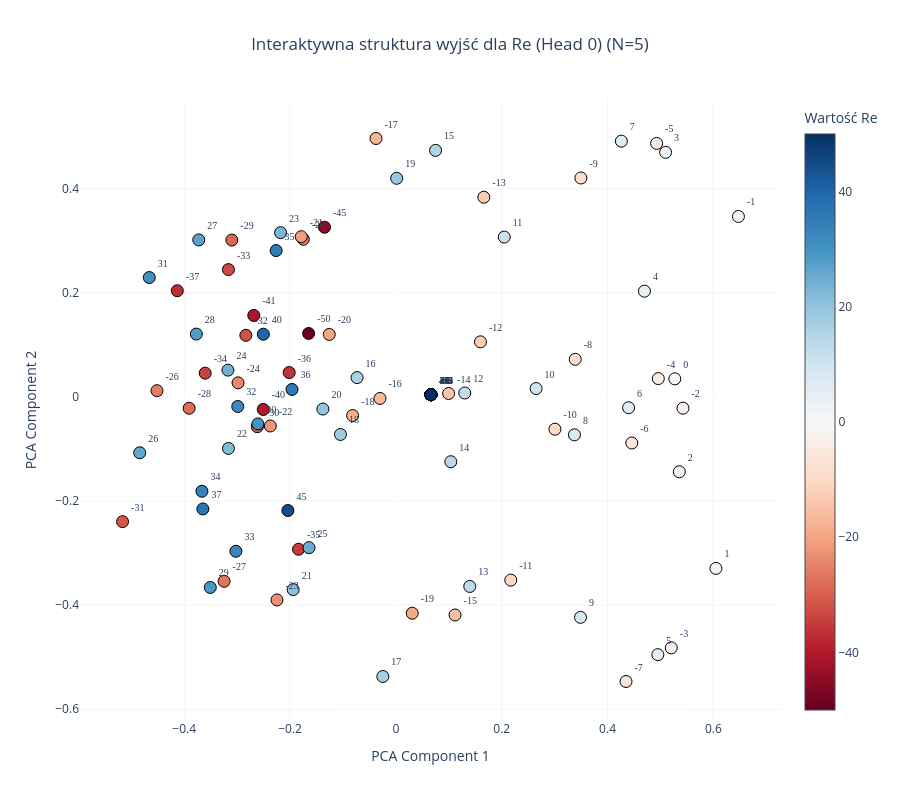
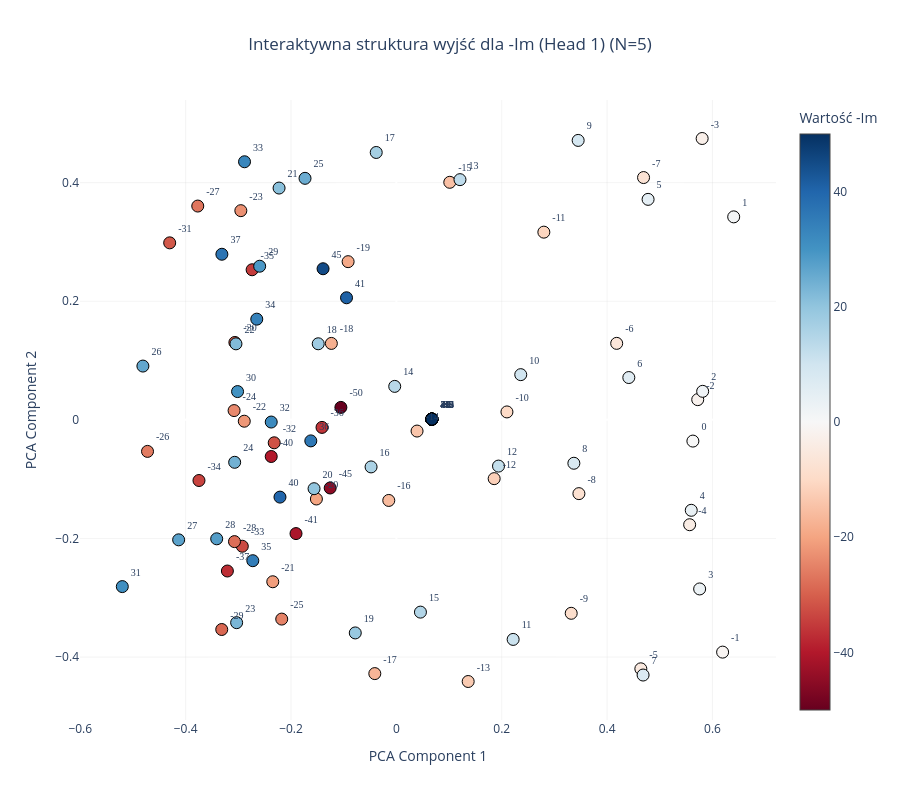
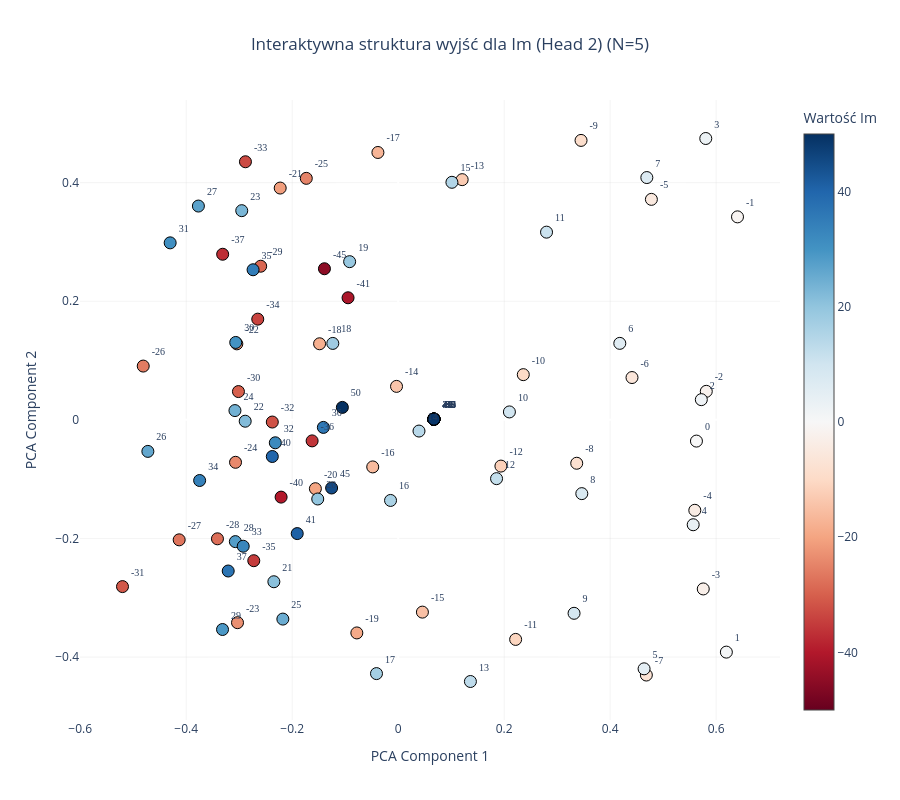
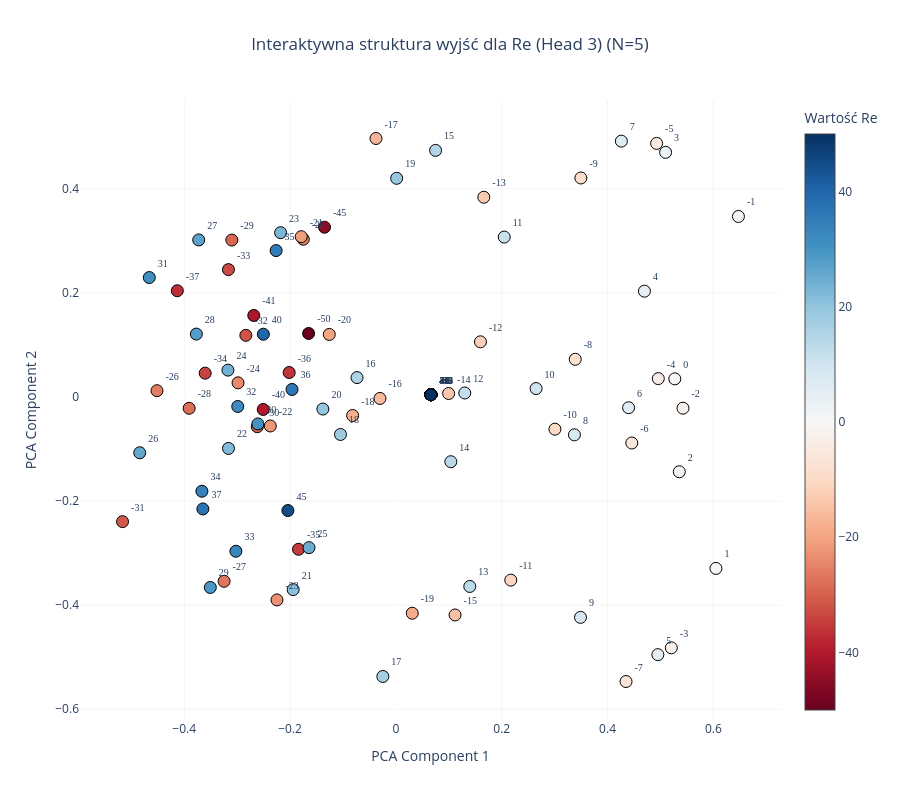

The notebook cell saved with these charts, in order:
### Code cell
# Wizualizacja pierwszej głowicy rzeczywistej (Head 0)
plot_output_head_plotly(model, N=N, head_idx=0)

plot_output_head_plotly(model, N=N, head_idx=1)

# Wizualizacja głowicy urojonej (Head 2)
plot_output_head_plotly(model, N=N, head_idx=2)

plot_output_head_plotly(model, N=N, head_idx=3)

### Figure 1 — Plotly figure (JSON) as saved in the notebook; plotly's stock layout.template omitted (floating-point values rounded to 4 significant figures)
{"data": [{"hoverinfo": "text", "hovertext": ["Token ID: 0<br>Wartość algebraiczna: -50", "Token ID: 1<br>Wartość algebraiczna: -49", "Token ID: 2<br>Wartość algebraiczna: -48", "Token ID: 3<br>Wartość algebraiczna: -47", "Token ID: 4<br>Wartość algebraiczna: -46", "Token ID: 5<br>Wartość algebraiczna: -45", "Token ID: 6<br>Wartość algebraiczna: -44", "Token ID: 7<br>Wartość algebraiczna: -43", "Token ID: 8<br>Wartość algebraiczna: -42", "Token ID: 9<br>Wartość algebraiczna: -41", "Token ID: 10<br>Wartość algebraiczna: -40", "Token ID: 11<br>Wartość algebraiczna: -39", "Token ID: 12<br>Wartość algebraiczna: -38", "Token ID: 13<br>Wartość algebraiczna: -37", "Token ID: 14<br>Wartość algebraiczna: -36", "Token ID: 15<br>Wartość algebraiczna: -35", "Token ID: 16<br>Wartość algebraiczna: -34", "Token ID: 17<br>Wartość algebraiczna: -33", "Token ID: 18<br>Wartość algebraiczna: -32", "Token ID: 19<br>Wartość algebraiczna: -31", "Token ID: 20<br>Wartość algebraiczna: -30", "Token ID: 21<br>Wartość algebraiczna: -29", "Token ID: 22<br>Wartość algebraiczna: -28", "Token ID: 23<br>Wartość algebraiczna: -27", "Token ID: 24<br>Wartość algebraiczna: -26", "Token ID: 25<br>Wartość algebraiczna: -25", "Token ID: 26<br>Wartość algebraiczna: -24", "Token ID: 27<br>Wartość algebraiczna: -23", "Token ID: 28<br>Wartość algebraiczna: -22", "Token ID: 29<br>Wartość algebraiczna: -21", "Token ID: 30<br>Wartość algebraiczna: -20", "Token ID: 31<br>Wartość algebraiczna: -19", "Token ID: 32<br>Wartość algebraiczna: -18", "Token ID: 33<br>Wartość algebraiczna: -17", "Token ID: 34<br>Wartość algebraiczna: -16", "Token ID: 35<br>Wartość algebraiczna: -15", "Token ID: 36<br>Wartość algebraiczna: -14", "Token ID: 37<br>Wartość algebraiczna: -13", "Token ID: 38<br>Wartość algebraiczna: -12", "Token ID: 39<br>Wartość algebraiczna: -11", "Token ID: 40<br>Wartość algebraiczna: -10", "Token ID: 41<br>Wartość algebraiczna: -9", "Token ID: 42<br>Wartość algebraiczna: -8", "Token ID: 43<br>Wartość algebraiczna: -7", "Token ID: 44<br>Wartość algebraiczna: -6", "Token ID: 45<br>Wartość algebraiczna: -5", "Token ID: 46<br>Wartość algebraiczna: -4", "Token ID: 47<br>Wartość algebraiczna: -3", "Token ID: 48<br>Wartość algebraiczna: -2", "Token ID: 49<br>Wartość algebraiczna: -1", "Token ID: 50<br>Wartość algebraiczna: 0", "Token ID: 51<br>Wartość algebraiczna: 1", "Token ID: 52<br>Wartość algebraiczna: 2", "Token ID: 53<br>Wartość algebraiczna: 3", "Token ID: 54<br>Wartość algebraiczna: 4", "Token ID: 55<br>Wartość algebraiczna: 5", "Token ID: 56<br>Wartość algebraiczna: 6", "Token ID: 57<br>Wartość algebraiczna: 7", "Token ID: 58<br>Wartość algebraiczna: 8", "Token ID: 59<br>Wartość algebraiczna: 9", "Token ID: 60<br>Wartość algebraiczna: 10", "Token ID: 61<br>Wartość algebraiczna: 11", "Token ID: 62<br>Wartość algebraiczna: 12", "Token ID: 63<br>Wartość algebraiczna: 13", "Token ID: 64<br>Wartość algebraiczna: 14", "Token ID: 65<br>Wartość algebraiczna: 15", "Token ID: 66<br>Wartość algebraiczna: 16", "Token ID: 67<br>Wartość algebraiczna: 17", "Token ID: 68<br>Wartość algebraiczna: 18", "Token ID: 69<br>Wartość algebraiczna: 19", "Token ID: 70<br>Wartość algebraiczna: 20", "Token ID: 71<br>Wartość algebraiczna: 21", "Token ID: 72<br>Wartość algebraiczna: 22", "Token ID: 73<br>Wartość algebraiczna: 23", "Token ID: 74<br>Wartość algebraiczna: 24", "Token ID: 75<br>Wartość algebraiczna: 25", "Token ID: 76<br>Wartość algebraiczna: 26", "Token ID: 77<br>Wartość algebraiczna: 27", "Token ID: 78<br>Wartość algebraiczna: 28", "Token ID: 79<br>Wartość algebraiczna: 29", "Token ID: 80<br>Wartość algebraiczna: 30", "Token ID: 81<br>Wartość algebraiczna: 31", "Token ID: 82<br>Wartość algebraiczna: 32", "Token ID: 83<br>Wartość algebraiczna: 33", "Token ID: 84<br>Wartość algebraiczna: 34", "Token ID: 85<br>Wartość algebraiczna: 35", "Token ID: 86<br>Wartość algebraiczna: 36", "Token ID: 87<br>Wartość algebraiczna: 37", "Token ID: 88<br>Wartość algebraiczna: 38", "Token ID: 89<br>Wartość algebraiczna: 39", "Token ID: 90<br>Wartość algebraiczna: 40", "Token ID: 91<br>Wartość algebraiczna: 41", "Token ID: 92<br>Wartość algebraiczna: 42", "Token ID: 93<br>Wartość algebraiczna: 43", "Token ID: 94<br>Wartość algebraiczna: 44", "Token ID: 95<br>Wartość algebraiczna: 45", "Token ID: 96<br>Wartość algebraiczna: 46", "Token ID: 97<br>Wartość algebraiczna: 47", "Token ID: 98<br>Wartość algebraiczna: 48", "Token ID: 99<br>Wartość algebraiczna: 49", "Token ID: 100<br>Wartość algebraiczna: 50"], "marker": {"color": [-50, -49, -48, -47, -46, -45, -44, -43, -42, -41, -40, -39, -38, -37, -36, -35, -34, -33, -32, -31, -30, -29, -28, -27, -26, -25, -24, -23, -22, -21, -20, -19, -18, -17, -16, -15, -14, -13, -12, -11, -10, -9, -8, -7, -6, -5, -4, -3, -2, -1, 0, 1, 2, 3, 4, 5, 6, 7, 8, 9, 10, 11, 12, 13, 14, 15, 16, 17, 18, 19, 20, 21, 22, 23, 24, 25, 26, 27, 28, 29, 30, 31, 32, 33, 34, 35, 36, 37, 38, 39, 40, 41, 42, 43, 44, 45, 46, 47, 48, 49, 50], "colorbar": {"title": {"text": "Wartość Re"}}, "colorscale": [[0, "rgb(103,0,31)"], [0.1, "rgb(178,24,43)"], [0.2, "rgb(214,96,77)"], [0.3, "rgb(244,165,130)"], [0.4, "rgb(253,219,199)"], [0.5, "rgb(247,247,247)"], [0.6, "rgb(209,229,240)"], [0.7, "rgb(146,197,222)"], [0.8, "rgb(67,147,195)"], [0.9, "rgb(33,102,172)"], [1, "rgb(5,48,97)"]], "line": {"color": "Black", "width": 1}, "showscale": true, "size": 12}, "mode": "markers+text", "text": ["-50", "-49", "-48", "-47", "-46", "-45", "-44", "-43", "-42", "-41", "-40", "-39", "-38", "-37", "-36", "-35", "-34", "-33", "-32", "-31", "-30", "-29", "-28", "-27", "-26", "-25", "-24", "-23", "-22", "-21", "-20", "-19", "-18", "-17", "-16", "-15", "-14", "-13", "-12", "-11", "-10", "-9", "-8", "-7", "-6", "-5", "-4", "-3", "-2", "-1", "0", "1", "2", "3", "4", "5", "6", "7", "8", "9", "10", "11", "12", "13", "14", "15", "16", "17", "18", "19", "20", "21", "22", "23", "24", "25", "26", "27", "28", "29", "30", "31", "32", "33", "34", "35", "36", "37", "38", "39", "40", "41", "42", "43", "44", "45", "46", "47", "48", "49", "50"], "textfont": {"family": "Arial Black", "size": 10}, "textposition": "top right", "type": "scatter", "x": [-0.1649, 0.06623, 0.06623, 0.06623, 0.06623, -0.1348, 0.06623, 0.06623, 0.06623, -0.2685, -0.2506, 0.06623, 0.06623, -0.413, -0.2016, -0.184, -0.3604, -0.3164, -0.2835, -0.5165, -0.2618, -0.31, -0.3906, -0.3246, -0.4514, -0.175, -0.2983, -0.2247, -0.2373, -0.1788, -0.1259, 0.03098, -0.0817, -0.03757, -0.03008, 0.1118, 0.09966, 0.1662, 0.1598, 0.2171, 0.3005, 0.3496, 0.3389, 0.4349, 0.4458, 0.4927, 0.4959, 0.5204, 0.5425, 0.6473, 0.5271, 0.6048, 0.5356, 0.5097, 0.4697, 0.495, 0.4397, 0.4261, 0.3374, 0.3489, 0.265, 0.2048, 0.1302, 0.1396, 0.1038, 0.07502, -0.07339, -0.02461, -0.1047, 0.001537, -0.1379, -0.1941, -0.3163, -0.2179, -0.3173, -0.1642, -0.484, -0.3725, -0.377, -0.3507, -0.2608, -0.466, -0.2988, -0.3023, -0.3665, -0.2263, -0.1963, -0.3647, 0.06623, 0.06623, -0.2504, 0.06623, 0.06623, 0.06623, 0.06623, -0.2041, 0.06623, 0.06623, 0.06623, 0.06623, 0.06623], "y": [0.122, 0.004391, 0.004391, 0.004391, 0.004391, 0.3262, 0.004391, 0.004391, 0.004391, 0.1567, -0.02397, 0.004391, 0.004391, 0.2041, 0.04701, -0.2926, 0.04579, 0.2447, 0.1185, -0.2395, -0.05712, 0.3015, -0.02171, -0.3541, 0.01207, 0.3031, 0.02715, -0.3899, -0.05572, 0.308, 0.1202, -0.4155, -0.03562, 0.4966, -0.002818, -0.4188, 0.006667, 0.3838, 0.106, -0.3519, -0.06187, 0.4207, 0.0724, -0.5466, -0.08844, 0.4872, 0.03527, -0.482, -0.02152, 0.3468, 0.03484, -0.3294, -0.1437, 0.47, 0.2033, -0.4951, -0.02063, 0.4915, -0.07272, -0.4234, 0.01621, 0.3073, 0.007687, -0.364, -0.1244, 0.4738, 0.03721, -0.537, -0.07206, 0.4201, -0.02321, -0.3701, -0.09886, 0.3157, 0.05156, -0.2895, -0.1072, 0.3018, 0.1208, -0.366, -0.05171, 0.2295, -0.01825, -0.2964, -0.1811, 0.2813, 0.01444, -0.2151, 0.004391, 0.004391, 0.1206, 0.004391, 0.004391, 0.004391, 0.004391, -0.2182, 0.004391, 0.004391, 0.004391, 0.004391, 0.004391]}], "layout": {"height": 800, "paper_bgcolor": "white", "plot_bgcolor": "white", "showlegend": false, "title": {"text": "Interaktywna struktura wyjść dla Re (Head 0) (N=5)", "x": 0.5, "xanchor": "center"}, "width": 900, "xaxis": {"gridcolor": "rgba(200,200,200,0.2)", "title": {"text": "PCA Component 1"}}, "yaxis": {"gridcolor": "rgba(200,200,200,0.2)", "title": {"text": "PCA Component 2"}}}}

### Figure 2 — Plotly figure (JSON) as saved in the notebook; plotly's stock layout.template omitted (floating-point values rounded to 4 significant figures)
{"data": [{"hoverinfo": "text", "hovertext": ["Token ID: 0<br>Wartość algebraiczna: -50", "Token ID: 1<br>Wartość algebraiczna: -49", "Token ID: 2<br>Wartość algebraiczna: -48", "Token ID: 3<br>Wartość algebraiczna: -47", "Token ID: 4<br>Wartość algebraiczna: -46", "Token ID: 5<br>Wartość algebraiczna: -45", "Token ID: 6<br>Wartość algebraiczna: -44", "Token ID: 7<br>Wartość algebraiczna: -43", "Token ID: 8<br>Wartość algebraiczna: -42", "Token ID: 9<br>Wartość algebraiczna: -41", "Token ID: 10<br>Wartość algebraiczna: -40", "Token ID: 11<br>Wartość algebraiczna: -39", "Token ID: 12<br>Wartość algebraiczna: -38", "Token ID: 13<br>Wartość algebraiczna: -37", "Token ID: 14<br>Wartość algebraiczna: -36", "Token ID: 15<br>Wartość algebraiczna: -35", "Token ID: 16<br>Wartość algebraiczna: -34", "Token ID: 17<br>Wartość algebraiczna: -33", "Token ID: 18<br>Wartość algebraiczna: -32", "Token ID: 19<br>Wartość algebraiczna: -31", "Token ID: 20<br>Wartość algebraiczna: -30", "Token ID: 21<br>Wartość algebraiczna: -29", "Token ID: 22<br>Wartość algebraiczna: -28", "Token ID: 23<br>Wartość algebraiczna: -27", "Token ID: 24<br>Wartość algebraiczna: -26", "Token ID: 25<br>Wartość algebraiczna: -25", "Token ID: 26<br>Wartość algebraiczna: -24", "Token ID: 27<br>Wartość algebraiczna: -23", "Token ID: 28<br>Wartość algebraiczna: -22", "Token ID: 29<br>Wartość algebraiczna: -21", "Token ID: 30<br>Wartość algebraiczna: -20", "Token ID: 31<br>Wartość algebraiczna: -19", "Token ID: 32<br>Wartość algebraiczna: -18", "Token ID: 33<br>Wartość algebraiczna: -17", "Token ID: 34<br>Wartość algebraiczna: -16", "Token ID: 35<br>Wartość algebraiczna: -15", "Token ID: 36<br>Wartość algebraiczna: -14", "Token ID: 37<br>Wartość algebraiczna: -13", "Token ID: 38<br>Wartość algebraiczna: -12", "Token ID: 39<br>Wartość algebraiczna: -11", "Token ID: 40<br>Wartość algebraiczna: -10", "Token ID: 41<br>Wartość algebraiczna: -9", "Token ID: 42<br>Wartość algebraiczna: -8", "Token ID: 43<br>Wartość algebraiczna: -7", "Token ID: 44<br>Wartość algebraiczna: -6", "Token ID: 45<br>Wartość algebraiczna: -5", "Token ID: 46<br>Wartość algebraiczna: -4", "Token ID: 47<br>Wartość algebraiczna: -3", "Token ID: 48<br>Wartość algebraiczna: -2", "Token ID: 49<br>Wartość algebraiczna: -1", "Token ID: 50<br>Wartość algebraiczna: 0", "Token ID: 51<br>Wartość algebraiczna: 1", "Token ID: 52<br>Wartość algebraiczna: 2", "Token ID: 53<br>Wartość algebraiczna: 3", "Token ID: 54<br>Wartość algebraiczna: 4", "Token ID: 55<br>Wartość algebraiczna: 5", "Token ID: 56<br>Wartość algebraiczna: 6", "Token ID: 57<br>Wartość algebraiczna: 7", "Token ID: 58<br>Wartość algebraiczna: 8", "Token ID: 59<br>Wartość algebraiczna: 9", "Token ID: 60<br>Wartość algebraiczna: 10", "Token ID: 61<br>Wartość algebraiczna: 11", "Token ID: 62<br>Wartość algebraiczna: 12", "Token ID: 63<br>Wartość algebraiczna: 13", "Token ID: 64<br>Wartość algebraiczna: 14", "Token ID: 65<br>Wartość algebraiczna: 15", "Token ID: 66<br>Wartość algebraiczna: 16", "Token ID: 67<br>Wartość algebraiczna: 17", "Token ID: 68<br>Wartość algebraiczna: 18", "Token ID: 69<br>Wartość algebraiczna: 19", "Token ID: 70<br>Wartość algebraiczna: 20", "Token ID: 71<br>Wartość algebraiczna: 21", "Token ID: 72<br>Wartość algebraiczna: 22", "Token ID: 73<br>Wartość algebraiczna: 23", "Token ID: 74<br>Wartość algebraiczna: 24", "Token ID: 75<br>Wartość algebraiczna: 25", "Token ID: 76<br>Wartość algebraiczna: 26", "Token ID: 77<br>Wartość algebraiczna: 27", "Token ID: 78<br>Wartość algebraiczna: 28", "Token ID: 79<br>Wartość algebraiczna: 29", "Token ID: 80<br>Wartość algebraiczna: 30", "Token ID: 81<br>Wartość algebraiczna: 31", "Token ID: 82<br>Wartość algebraiczna: 32", "Token ID: 83<br>Wartość algebraiczna: 33", "Token ID: 84<br>Wartość algebraiczna: 34", "Token ID: 85<br>Wartość algebraiczna: 35", "Token ID: 86<br>Wartość algebraiczna: 36", "Token ID: 87<br>Wartość algebraiczna: 37", "Token ID: 88<br>Wartość algebraiczna: 38", "Token ID: 89<br>Wartość algebraiczna: 39", "Token ID: 90<br>Wartość algebraiczna: 40", "Token ID: 91<br>Wartość algebraiczna: 41", "Token ID: 92<br>Wartość algebraiczna: 42", "Token ID: 93<br>Wartość algebraiczna: 43", "Token ID: 94<br>Wartość algebraiczna: 44", "Token ID: 95<br>Wartość algebraiczna: 45", "Token ID: 96<br>Wartość algebraiczna: 46", "Token ID: 97<br>Wartość algebraiczna: 47", "Token ID: 98<br>Wartość algebraiczna: 48", "Token ID: 99<br>Wartość algebraiczna: 49", "Token ID: 100<br>Wartość algebraiczna: 50"], "marker": {"color": [-50, -49, -48, -47, -46, -45, -44, -43, -42, -41, -40, -39, -38, -37, -36, -35, -34, -33, -32, -31, -30, -29, -28, -27, -26, -25, -24, -23, -22, -21, -20, -19, -18, -17, -16, -15, -14, -13, -12, -11, -10, -9, -8, -7, -6, -5, -4, -3, -2, -1, 0, 1, 2, 3, 4, 5, 6, 7, 8, 9, 10, 11, 12, 13, 14, 15, 16, 17, 18, 19, 20, 21, 22, 23, 24, 25, 26, 27, 28, 29, 30, 31, 32, 33, 34, 35, 36, 37, 38, 39, 40, 41, 42, 43, 44, 45, 46, 47, 48, 49, 50], "colorbar": {"title": {"text": "Wartość -Im"}}, "colorscale": [[0, "rgb(103,0,31)"], [0.1, "rgb(178,24,43)"], [0.2, "rgb(214,96,77)"], [0.3, "rgb(244,165,130)"], [0.4, "rgb(253,219,199)"], [0.5, "rgb(247,247,247)"], [0.6, "rgb(209,229,240)"], [0.7, "rgb(146,197,222)"], [0.8, "rgb(67,147,195)"], [0.9, "rgb(33,102,172)"], [1, "rgb(5,48,97)"]], "line": {"color": "Black", "width": 1}, "showscale": true, "size": 12}, "mode": "markers+text", "text": ["-50", "-49", "-48", "-47", "-46", "-45", "-44", "-43", "-42", "-41", "-40", "-39", "-38", "-37", "-36", "-35", "-34", "-33", "-32", "-31", "-30", "-29", "-28", "-27", "-26", "-25", "-24", "-23", "-22", "-21", "-20", "-19", "-18", "-17", "-16", "-15", "-14", "-13", "-12", "-11", "-10", "-9", "-8", "-7", "-6", "-5", "-4", "-3", "-2", "-1", "0", "1", "2", "3", "4", "5", "6", "7", "8", "9", "10", "11", "12", "13", "14", "15", "16", "17", "18", "19", "20", "21", "22", "23", "24", "25", "26", "27", "28", "29", "30", "31", "32", "33", "34", "35", "36", "37", "38", "39", "40", "41", "42", "43", "44", "45", "46", "47", "48", "49", "50"], "textfont": {"family": "Arial Black", "size": 10}, "textposition": "top right", "type": "scatter", "x": [-0.1054, 0.06739, 0.06739, 0.06739, 0.06739, -0.1257, 0.06739, 0.06739, 0.06739, -0.1905, -0.2376, 0.06739, 0.06739, -0.3208, -0.1412, -0.2739, -0.3747, -0.2925, -0.2319, -0.4303, -0.3066, -0.3315, -0.3073, -0.377, -0.4724, -0.2177, -0.3081, -0.2952, -0.2887, -0.2346, -0.1518, -0.09163, -0.1234, -0.04096, -0.01445, 0.1013, 0.03922, 0.1363, 0.1856, 0.2799, 0.2098, 0.3318, 0.3465, 0.4692, 0.4182, 0.464, 0.5566, 0.5804, 0.572, 0.6192, 0.5628, 0.6403, 0.5814, 0.5756, 0.5597, 0.4778, 0.4412, 0.4683, 0.3369, 0.345, 0.2361, 0.2216, 0.1938, 0.1207, -0.003166, 0.04568, -0.04806, -0.03826, -0.1484, -0.07805, -0.1563, -0.2227, -0.3045, -0.3032, -0.307, -0.1734, -0.4811, -0.4133, -0.3411, -0.2595, -0.3015, -0.5203, -0.2376, -0.2883, -0.265, -0.2726, -0.1624, -0.3312, 0.06739, 0.06739, -0.221, -0.09463, 0.06739, 0.06739, 0.06739, -0.1392, 0.06739, 0.06739, 0.06739, 0.06739, 0.06739], "y": [0.02101, 0.001216, 0.001216, 0.001216, 0.001216, -0.1149, 0.001216, 0.001216, 0.001216, -0.1918, -0.0618, 0.001216, 0.001216, -0.2549, -0.01272, 0.2531, -0.1023, -0.2131, -0.03868, 0.2985, 0.1305, -0.3535, -0.2053, 0.3605, -0.05317, -0.336, 0.01563, 0.3527, -0.002285, -0.273, -0.1335, 0.2667, 0.1289, -0.4279, -0.1359, 0.4006, -0.0189, -0.4412, -0.09915, 0.3165, 0.01337, -0.3262, -0.1244, 0.4086, 0.129, -0.4198, -0.1769, 0.4744, 0.03408, -0.3917, -0.03581, 0.3423, 0.0481, -0.2852, -0.1525, 0.3718, 0.07135, -0.4303, -0.07319, 0.4712, 0.07623, -0.3702, -0.07795, 0.4051, 0.05645, -0.3242, -0.07937, 0.4509, 0.1283, -0.3593, -0.1161, 0.3909, 0.1282, -0.342, -0.07158, 0.4073, 0.0907, -0.2023, -0.2006, 0.2591, 0.04769, -0.2812, -0.003693, 0.4352, 0.1698, -0.2375, -0.03547, 0.2793, 0.001216, 0.001216, -0.1303, 0.2059, 0.001216, 0.001216, 0.001216, 0.2548, 0.001216, 0.001216, 0.001216, 0.001216, 0.001216]}], "layout": {"height": 800, "paper_bgcolor": "white", "plot_bgcolor": "white", "showlegend": false, "title": {"text": "Interaktywna struktura wyjść dla -Im (Head 1) (N=5)", "x": 0.5, "xanchor": "center"}, "width": 900, "xaxis": {"gridcolor": "rgba(200,200,200,0.2)", "title": {"text": "PCA Component 1"}}, "yaxis": {"gridcolor": "rgba(200,200,200,0.2)", "title": {"text": "PCA Component 2"}}}}

### Figure 3 — Plotly figure (JSON) as saved in the notebook; plotly's stock layout.template omitted (floating-point values rounded to 4 significant figures)
{"data": [{"hoverinfo": "text", "hovertext": ["Token ID: 0<br>Wartość algebraiczna: -50", "Token ID: 1<br>Wartość algebraiczna: -49", "Token ID: 2<br>Wartość algebraiczna: -48", "Token ID: 3<br>Wartość algebraiczna: -47", "Token ID: 4<br>Wartość algebraiczna: -46", "Token ID: 5<br>Wartość algebraiczna: -45", "Token ID: 6<br>Wartość algebraiczna: -44", "Token ID: 7<br>Wartość algebraiczna: -43", "Token ID: 8<br>Wartość algebraiczna: -42", "Token ID: 9<br>Wartość algebraiczna: -41", "Token ID: 10<br>Wartość algebraiczna: -40", "Token ID: 11<br>Wartość algebraiczna: -39", "Token ID: 12<br>Wartość algebraiczna: -38", "Token ID: 13<br>Wartość algebraiczna: -37", "Token ID: 14<br>Wartość algebraiczna: -36", "Token ID: 15<br>Wartość algebraiczna: -35", "Token ID: 16<br>Wartość algebraiczna: -34", "Token ID: 17<br>Wartość algebraiczna: -33", "Token ID: 18<br>Wartość algebraiczna: -32", "Token ID: 19<br>Wartość algebraiczna: -31", "Token ID: 20<br>Wartość algebraiczna: -30", "Token ID: 21<br>Wartość algebraiczna: -29", "Token ID: 22<br>Wartość algebraiczna: -28", "Token ID: 23<br>Wartość algebraiczna: -27", "Token ID: 24<br>Wartość algebraiczna: -26", "Token ID: 25<br>Wartość algebraiczna: -25", "Token ID: 26<br>Wartość algebraiczna: -24", "Token ID: 27<br>Wartość algebraiczna: -23", "Token ID: 28<br>Wartość algebraiczna: -22", "Token ID: 29<br>Wartość algebraiczna: -21", "Token ID: 30<br>Wartość algebraiczna: -20", "Token ID: 31<br>Wartość algebraiczna: -19", "Token ID: 32<br>Wartość algebraiczna: -18", "Token ID: 33<br>Wartość algebraiczna: -17", "Token ID: 34<br>Wartość algebraiczna: -16", "Token ID: 35<br>Wartość algebraiczna: -15", "Token ID: 36<br>Wartość algebraiczna: -14", "Token ID: 37<br>Wartość algebraiczna: -13", "Token ID: 38<br>Wartość algebraiczna: -12", "Token ID: 39<br>Wartość algebraiczna: -11", "Token ID: 40<br>Wartość algebraiczna: -10", "Token ID: 41<br>Wartość algebraiczna: -9", "Token ID: 42<br>Wartość algebraiczna: -8", "Token ID: 43<br>Wartość algebraiczna: -7", "Token ID: 44<br>Wartość algebraiczna: -6", "Token ID: 45<br>Wartość algebraiczna: -5", "Token ID: 46<br>Wartość algebraiczna: -4", "Token ID: 47<br>Wartość algebraiczna: -3", "Token ID: 48<br>Wartość algebraiczna: -2", "Token ID: 49<br>Wartość algebraiczna: -1", "Token ID: 50<br>Wartość algebraiczna: 0", "Token ID: 51<br>Wartość algebraiczna: 1", "Token ID: 52<br>Wartość algebraiczna: 2", "Token ID: 53<br>Wartość algebraiczna: 3", "Token ID: 54<br>Wartość algebraiczna: 4", "Token ID: 55<br>Wartość algebraiczna: 5", "Token ID: 56<br>Wartość algebraiczna: 6", "Token ID: 57<br>Wartość algebraiczna: 7", "Token ID: 58<br>Wartość algebraiczna: 8", "Token ID: 59<br>Wartość algebraiczna: 9", "Token ID: 60<br>Wartość algebraiczna: 10", "Token ID: 61<br>Wartość algebraiczna: 11", "Token ID: 62<br>Wartość algebraiczna: 12", "Token ID: 63<br>Wartość algebraiczna: 13", "Token ID: 64<br>Wartość algebraiczna: 14", "Token ID: 65<br>Wartość algebraiczna: 15", "Token ID: 66<br>Wartość algebraiczna: 16", "Token ID: 67<br>Wartość algebraiczna: 17", "Token ID: 68<br>Wartość algebraiczna: 18", "Token ID: 69<br>Wartość algebraiczna: 19", "Token ID: 70<br>Wartość algebraiczna: 20", "Token ID: 71<br>Wartość algebraiczna: 21", "Token ID: 72<br>Wartość algebraiczna: 22", "Token ID: 73<br>Wartość algebraiczna: 23", "Token ID: 74<br>Wartość algebraiczna: 24", "Token ID: 75<br>Wartość algebraiczna: 25", "Token ID: 76<br>Wartość algebraiczna: 26", "Token ID: 77<br>Wartość algebraiczna: 27", "Token ID: 78<br>Wartość algebraiczna: 28", "Token ID: 79<br>Wartość algebraiczna: 29", "Token ID: 80<br>Wartość algebraiczna: 30", "Token ID: 81<br>Wartość algebraiczna: 31", "Token ID: 82<br>Wartość algebraiczna: 32", "Token ID: 83<br>Wartość algebraiczna: 33", "Token ID: 84<br>Wartość algebraiczna: 34", "Token ID: 85<br>Wartość algebraiczna: 35", "Token ID: 86<br>Wartość algebraiczna: 36", "Token ID: 87<br>Wartość algebraiczna: 37", "Token ID: 88<br>Wartość algebraiczna: 38", "Token ID: 89<br>Wartość algebraiczna: 39", "Token ID: 90<br>Wartość algebraiczna: 40", "Token ID: 91<br>Wartość algebraiczna: 41", "Token ID: 92<br>Wartość algebraiczna: 42", "Token ID: 93<br>Wartość algebraiczna: 43", "Token ID: 94<br>Wartość algebraiczna: 44", "Token ID: 95<br>Wartość algebraiczna: 45", "Token ID: 96<br>Wartość algebraiczna: 46", "Token ID: 97<br>Wartość algebraiczna: 47", "Token ID: 98<br>Wartość algebraiczna: 48", "Token ID: 99<br>Wartość algebraiczna: 49", "Token ID: 100<br>Wartość algebraiczna: 50"], "marker": {"color": [-50, -49, -48, -47, -46, -45, -44, -43, -42, -41, -40, -39, -38, -37, -36, -35, -34, -33, -32, -31, -30, -29, -28, -27, -26, -25, -24, -23, -22, -21, -20, -19, -18, -17, -16, -15, -14, -13, -12, -11, -10, -9, -8, -7, -6, -5, -4, -3, -2, -1, 0, 1, 2, 3, 4, 5, 6, 7, 8, 9, 10, 11, 12, 13, 14, 15, 16, 17, 18, 19, 20, 21, 22, 23, 24, 25, 26, 27, 28, 29, 30, 31, 32, 33, 34, 35, 36, 37, 38, 39, 40, 41, 42, 43, 44, 45, 46, 47, 48, 49, 50], "colorbar": {"title": {"text": "Wartość Im"}}, "colorscale": [[0, "rgb(103,0,31)"], [0.1, "rgb(178,24,43)"], [0.2, "rgb(214,96,77)"], [0.3, "rgb(244,165,130)"], [0.4, "rgb(253,219,199)"], [0.5, "rgb(247,247,247)"], [0.6, "rgb(209,229,240)"], [0.7, "rgb(146,197,222)"], [0.8, "rgb(67,147,195)"], [0.9, "rgb(33,102,172)"], [1, "rgb(5,48,97)"]], "line": {"color": "Black", "width": 1}, "showscale": true, "size": 12}, "mode": "markers+text", "text": ["-50", "-49", "-48", "-47", "-46", "-45", "-44", "-43", "-42", "-41", "-40", "-39", "-38", "-37", "-36", "-35", "-34", "-33", "-32", "-31", "-30", "-29", "-28", "-27", "-26", "-25", "-24", "-23", "-22", "-21", "-20", "-19", "-18", "-17", "-16", "-15", "-14", "-13", "-12", "-11", "-10", "-9", "-8", "-7", "-6", "-5", "-4", "-3", "-2", "-1", "0", "1", "2", "3", "4", "5", "6", "7", "8", "9", "10", "11", "12", "13", "14", "15", "16", "17", "18", "19", "20", "21", "22", "23", "24", "25", "26", "27", "28", "29", "30", "31", "32", "33", "34", "35", "36", "37", "38", "39", "40", "41", "42", "43", "44", "45", "46", "47", "48", "49", "50"], "textfont": {"family": "Arial Black", "size": 10}, "textposition": "top right", "type": "scatter", "x": [0.06739, 0.06739, 0.06739, 0.06739, 0.06739, -0.1392, 0.06739, 0.06739, 0.06739, -0.09463, -0.221, 0.06739, 0.06739, -0.3312, -0.1624, -0.2726, -0.265, -0.2883, -0.2376, -0.5203, -0.3015, -0.2595, -0.3411, -0.4133, -0.4811, -0.1734, -0.307, -0.3032, -0.3045, -0.2227, -0.1563, -0.07805, -0.1484, -0.03826, -0.04806, 0.04568, -0.003167, 0.1207, 0.1938, 0.2216, 0.2361, 0.345, 0.3369, 0.4683, 0.4412, 0.4778, 0.5597, 0.5756, 0.5814, 0.6403, 0.5628, 0.6192, 0.572, 0.5804, 0.5566, 0.464, 0.4182, 0.4692, 0.3465, 0.3318, 0.2098, 0.2799, 0.1856, 0.1363, 0.03922, 0.1013, -0.01445, -0.04096, -0.1234, -0.09164, -0.1518, -0.2346, -0.2887, -0.2952, -0.3081, -0.2177, -0.4724, -0.377, -0.3073, -0.3315, -0.3066, -0.4303, -0.2319, -0.2925, -0.3747, -0.2739, -0.1412, -0.3208, 0.06739, 0.06739, -0.2376, -0.1905, 0.06739, 0.06739, 0.06739, -0.1257, 0.06739, 0.06739, 0.06739, 0.06739, -0.1054], "y": [0.001216, 0.001216, 0.001216, 0.001216, 0.001216, 0.2548, 0.001216, 0.001216, 0.001216, 0.2059, -0.1303, 0.001216, 0.001216, 0.2793, -0.03547, -0.2375, 0.1698, 0.4352, -0.003695, -0.2812, 0.04769, 0.2591, -0.2006, -0.2023, 0.0907, 0.4073, -0.07158, -0.342, 0.1282, 0.3909, -0.1161, -0.3593, 0.1283, 0.4509, -0.07938, -0.3242, 0.05645, 0.405, -0.07795, -0.3702, 0.07623, 0.4712, -0.07319, -0.4303, 0.07135, 0.3718, -0.1525, -0.2851, 0.0481, 0.3423, -0.03581, -0.3917, 0.03408, 0.4744, -0.1769, -0.4198, 0.129, 0.4086, -0.1244, -0.3262, 0.01337, 0.3165, -0.09915, -0.4412, -0.01891, 0.4006, -0.1359, -0.4279, 0.1289, 0.2667, -0.1335, -0.273, -0.002285, 0.3527, 0.01563, -0.336, -0.05318, 0.3605, -0.2053, -0.3535, 0.1305, 0.2985, -0.03868, -0.2131, -0.1023, 0.2531, -0.01272, -0.2549, 0.001216, 0.001216, -0.0618, -0.1918, 0.001216, 0.001216, 0.001216, -0.1149, 0.001216, 0.001216, 0.001216, 0.001216, 0.02101]}], "layout": {"height": 800, "paper_bgcolor": "white", "plot_bgcolor": "white", "showlegend": false, "title": {"text": "Interaktywna struktura wyjść dla Im (Head 2) (N=5)", "x": 0.5, "xanchor": "center"}, "width": 900, "xaxis": {"gridcolor": "rgba(200,200,200,0.2)", "title": {"text": "PCA Component 1"}}, "yaxis": {"gridcolor": "rgba(200,200,200,0.2)", "title": {"text": "PCA Component 2"}}}}

### Figure 4 — Plotly figure (JSON) as saved in the notebook; plotly's stock layout.template omitted (floating-point values rounded to 4 significant figures)
{"data": [{"hoverinfo": "text", "hovertext": ["Token ID: 0<br>Wartość algebraiczna: -50", "Token ID: 1<br>Wartość algebraiczna: -49", "Token ID: 2<br>Wartość algebraiczna: -48", "Token ID: 3<br>Wartość algebraiczna: -47", "Token ID: 4<br>Wartość algebraiczna: -46", "Token ID: 5<br>Wartość algebraiczna: -45", "Token ID: 6<br>Wartość algebraiczna: -44", "Token ID: 7<br>Wartość algebraiczna: -43", "Token ID: 8<br>Wartość algebraiczna: -42", "Token ID: 9<br>Wartość algebraiczna: -41", "Token ID: 10<br>Wartość algebraiczna: -40", "Token ID: 11<br>Wartość algebraiczna: -39", "Token ID: 12<br>Wartość algebraiczna: -38", "Token ID: 13<br>Wartość algebraiczna: -37", "Token ID: 14<br>Wartość algebraiczna: -36", "Token ID: 15<br>Wartość algebraiczna: -35", "Token ID: 16<br>Wartość algebraiczna: -34", "Token ID: 17<br>Wartość algebraiczna: -33", "Token ID: 18<br>Wartość algebraiczna: -32", "Token ID: 19<br>Wartość algebraiczna: -31", "Token ID: 20<br>Wartość algebraiczna: -30", "Token ID: 21<br>Wartość algebraiczna: -29", "Token ID: 22<br>Wartość algebraiczna: -28", "Token ID: 23<br>Wartość algebraiczna: -27", "Token ID: 24<br>Wartość algebraiczna: -26", "Token ID: 25<br>Wartość algebraiczna: -25", "Token ID: 26<br>Wartość algebraiczna: -24", "Token ID: 27<br>Wartość algebraiczna: -23", "Token ID: 28<br>Wartość algebraiczna: -22", "Token ID: 29<br>Wartość algebraiczna: -21", "Token ID: 30<br>Wartość algebraiczna: -20", "Token ID: 31<br>Wartość algebraiczna: -19", "Token ID: 32<br>Wartość algebraiczna: -18", "Token ID: 33<br>Wartość algebraiczna: -17", "Token ID: 34<br>Wartość algebraiczna: -16", "Token ID: 35<br>Wartość algebraiczna: -15", "Token ID: 36<br>Wartość algebraiczna: -14", "Token ID: 37<br>Wartość algebraiczna: -13", "Token ID: 38<br>Wartość algebraiczna: -12", "Token ID: 39<br>Wartość algebraiczna: -11", "Token ID: 40<br>Wartość algebraiczna: -10", "Token ID: 41<br>Wartość algebraiczna: -9", "Token ID: 42<br>Wartość algebraiczna: -8", "Token ID: 43<br>Wartość algebraiczna: -7", "Token ID: 44<br>Wartość algebraiczna: -6", "Token ID: 45<br>Wartość algebraiczna: -5", "Token ID: 46<br>Wartość algebraiczna: -4", "Token ID: 47<br>Wartość algebraiczna: -3", "Token ID: 48<br>Wartość algebraiczna: -2", "Token ID: 49<br>Wartość algebraiczna: -1", "Token ID: 50<br>Wartość algebraiczna: 0", "Token ID: 51<br>Wartość algebraiczna: 1", "Token ID: 52<br>Wartość algebraiczna: 2", "Token ID: 53<br>Wartość algebraiczna: 3", "Token ID: 54<br>Wartość algebraiczna: 4", "Token ID: 55<br>Wartość algebraiczna: 5", "Token ID: 56<br>Wartość algebraiczna: 6", "Token ID: 57<br>Wartość algebraiczna: 7", "Token ID: 58<br>Wartość algebraiczna: 8", "Token ID: 59<br>Wartość algebraiczna: 9", "Token ID: 60<br>Wartość algebraiczna: 10", "Token ID: 61<br>Wartość algebraiczna: 11", "Token ID: 62<br>Wartość algebraiczna: 12", "Token ID: 63<br>Wartość algebraiczna: 13", "Token ID: 64<br>Wartość algebraiczna: 14", "Token ID: 65<br>Wartość algebraiczna: 15", "Token ID: 66<br>Wartość algebraiczna: 16", "Token ID: 67<br>Wartość algebraiczna: 17", "Token ID: 68<br>Wartość algebraiczna: 18", "Token ID: 69<br>Wartość algebraiczna: 19", "Token ID: 70<br>Wartość algebraiczna: 20", "Token ID: 71<br>Wartość algebraiczna: 21", "Token ID: 72<br>Wartość algebraiczna: 22", "Token ID: 73<br>Wartość algebraiczna: 23", "Token ID: 74<br>Wartość algebraiczna: 24", "Token ID: 75<br>Wartość algebraiczna: 25", "Token ID: 76<br>Wartość algebraiczna: 26", "Token ID: 77<br>Wartość algebraiczna: 27", "Token ID: 78<br>Wartość algebraiczna: 28", "Token ID: 79<br>Wartość algebraiczna: 29", "Token ID: 80<br>Wartość algebraiczna: 30", "Token ID: 81<br>Wartość algebraiczna: 31", "Token ID: 82<br>Wartość algebraiczna: 32", "Token ID: 83<br>Wartość algebraiczna: 33", "Token ID: 84<br>Wartość algebraiczna: 34", "Token ID: 85<br>Wartość algebraiczna: 35", "Token ID: 86<br>Wartość algebraiczna: 36", "Token ID: 87<br>Wartość algebraiczna: 37", "Token ID: 88<br>Wartość algebraiczna: 38", "Token ID: 89<br>Wartość algebraiczna: 39", "Token ID: 90<br>Wartość algebraiczna: 40", "Token ID: 91<br>Wartość algebraiczna: 41", "Token ID: 92<br>Wartość algebraiczna: 42", "Token ID: 93<br>Wartość algebraiczna: 43", "Token ID: 94<br>Wartość algebraiczna: 44", "Token ID: 95<br>Wartość algebraiczna: 45", "Token ID: 96<br>Wartość algebraiczna: 46", "Token ID: 97<br>Wartość algebraiczna: 47", "Token ID: 98<br>Wartość algebraiczna: 48", "Token ID: 99<br>Wartość algebraiczna: 49", "Token ID: 100<br>Wartość algebraiczna: 50"], "marker": {"color": [-50, -49, -48, -47, -46, -45, -44, -43, -42, -41, -40, -39, -38, -37, -36, -35, -34, -33, -32, -31, -30, -29, -28, -27, -26, -25, -24, -23, -22, -21, -20, -19, -18, -17, -16, -15, -14, -13, -12, -11, -10, -9, -8, -7, -6, -5, -4, -3, -2, -1, 0, 1, 2, 3, 4, 5, 6, 7, 8, 9, 10, 11, 12, 13, 14, 15, 16, 17, 18, 19, 20, 21, 22, 23, 24, 25, 26, 27, 28, 29, 30, 31, 32, 33, 34, 35, 36, 37, 38, 39, 40, 41, 42, 43, 44, 45, 46, 47, 48, 49, 50], "colorbar": {"title": {"text": "Wartość Re"}}, "colorscale": [[0, "rgb(103,0,31)"], [0.1, "rgb(178,24,43)"], [0.2, "rgb(214,96,77)"], [0.3, "rgb(244,165,130)"], [0.4, "rgb(253,219,199)"], [0.5, "rgb(247,247,247)"], [0.6, "rgb(209,229,240)"], [0.7, "rgb(146,197,222)"], [0.8, "rgb(67,147,195)"], [0.9, "rgb(33,102,172)"], [1, "rgb(5,48,97)"]], "line": {"color": "Black", "width": 1}, "showscale": true, "size": 12}, "mode": "markers+text", "text": ["-50", "-49", "-48", "-47", "-46", "-45", "-44", "-43", "-42", "-41", "-40", "-39", "-38", "-37", "-36", "-35", "-34", "-33", "-32", "-31", "-30", "-29", "-28", "-27", "-26", "-25", "-24", "-23", "-22", "-21", "-20", "-19", "-18", "-17", "-16", "-15", "-14", "-13", "-12", "-11", "-10", "-9", "-8", "-7", "-6", "-5", "-4", "-3", "-2", "-1", "0", "1", "2", "3", "4", "5", "6", "7", "8", "9", "10", "11", "12", "13", "14", "15", "16", "17", "18", "19", "20", "21", "22", "23", "24", "25", "26", "27", "28", "29", "30", "31", "32", "33", "34", "35", "36", "37", "38", "39", "40", "41", "42", "43", "44", "45", "46", "47", "48", "49", "50"], "textfont": {"family": "Arial Black", "size": 10}, "textposition": "top right", "type": "scatter", "x": [-0.1649, 0.06623, 0.06623, 0.06623, 0.06623, -0.1348, 0.06623, 0.06623, 0.06623, -0.2685, -0.2506, 0.06623, 0.06623, -0.413, -0.2016, -0.184, -0.3604, -0.3164, -0.2835, -0.5165, -0.2618, -0.31, -0.3906, -0.3246, -0.4514, -0.175, -0.2983, -0.2247, -0.2373, -0.1788, -0.1259, 0.03098, -0.0817, -0.03757, -0.03008, 0.1118, 0.09966, 0.1662, 0.1598, 0.2171, 0.3005, 0.3496, 0.3389, 0.4349, 0.4458, 0.4927, 0.4959, 0.5204, 0.5425, 0.6473, 0.5271, 0.6048, 0.5356, 0.5097, 0.4697, 0.495, 0.4397, 0.4261, 0.3374, 0.3489, 0.265, 0.2048, 0.1302, 0.1396, 0.1038, 0.07502, -0.07339, -0.02461, -0.1047, 0.001538, -0.1379, -0.1941, -0.3163, -0.2179, -0.3173, -0.1642, -0.484, -0.3725, -0.377, -0.3507, -0.2608, -0.466, -0.2988, -0.3023, -0.3665, -0.2263, -0.1963, -0.3647, 0.06623, 0.06623, -0.2504, 0.06623, 0.06623, 0.06623, 0.06623, -0.2041, 0.06623, 0.06623, 0.06623, 0.06623, 0.06623], "y": [0.122, 0.004391, 0.004391, 0.004392, 0.004392, 0.3262, 0.004392, 0.004391, 0.004391, 0.1567, -0.02397, 0.004392, 0.004391, 0.2041, 0.04702, -0.2926, 0.04579, 0.2447, 0.1185, -0.2395, -0.05712, 0.3015, -0.02172, -0.3541, 0.01207, 0.3031, 0.02715, -0.3899, -0.05572, 0.308, 0.1202, -0.4155, -0.03562, 0.4966, -0.002819, -0.4188, 0.006669, 0.3838, 0.106, -0.3519, -0.06187, 0.4207, 0.0724, -0.5466, -0.08844, 0.4872, 0.03527, -0.482, -0.02152, 0.3468, 0.03484, -0.3294, -0.1437, 0.47, 0.2033, -0.4951, -0.02063, 0.4915, -0.07273, -0.4234, 0.01621, 0.3073, 0.007686, -0.364, -0.1244, 0.4738, 0.03721, -0.537, -0.07206, 0.4201, -0.02322, -0.3701, -0.09886, 0.3157, 0.05156, -0.2895, -0.1072, 0.3018, 0.1208, -0.366, -0.05171, 0.2295, -0.01825, -0.2964, -0.1811, 0.2813, 0.01444, -0.2151, 0.004391, 0.004391, 0.1206, 0.004391, 0.004391, 0.004391, 0.004391, -0.2182, 0.004391, 0.004391, 0.004391, 0.004391, 0.004391]}], "layout": {"height": 800, "paper_bgcolor": "white", "plot_bgcolor": "white", "showlegend": false, "title": {"text": "Interaktywna struktura wyjść dla Re (Head 3) (N=5)", "x": 0.5, "xanchor": "center"}, "width": 900, "xaxis": {"gridcolor": "rgba(200,200,200,0.2)", "title": {"text": "PCA Component 1"}}, "yaxis": {"gridcolor": "rgba(200,200,200,0.2)", "title": {"text": "PCA Component 2"}}}}
